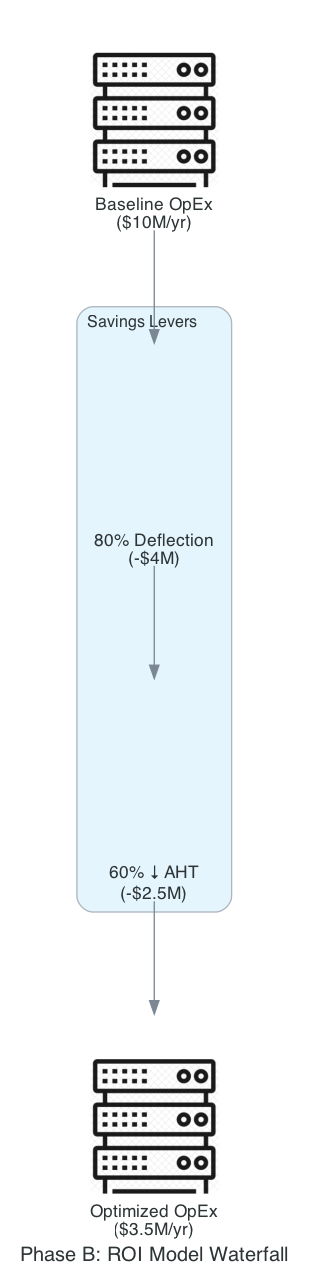

Here is the Python script that generated this plot:
from diagrams import Diagram, Cluster, Edge
from diagrams.generic.blank import Blank
from diagrams.generic.compute import Rack

graph_attr = {"pad": "0.1", "nodesep": "0.8", "ranksep": "1.2", "bgcolor": "transparent"}

with Diagram("Phase B: ROI Model Waterfall", show=False, filename="omni_roi_model", direction="TB", graph_attr=graph_attr):
    current_cost = Rack("Baseline OpEx\n($10M/yr)")
    
    with Cluster("Savings Levers"):
        deflection = Blank("80% Deflection\n(-$4M)")
        aht_reduction = Blank("60% ↓ AHT\n(-$2.5M)")
        
    final_cost = Rack("Optimized OpEx\n($3.5M/yr)")

    current_cost >> deflection >> aht_reduction >> final_cost
